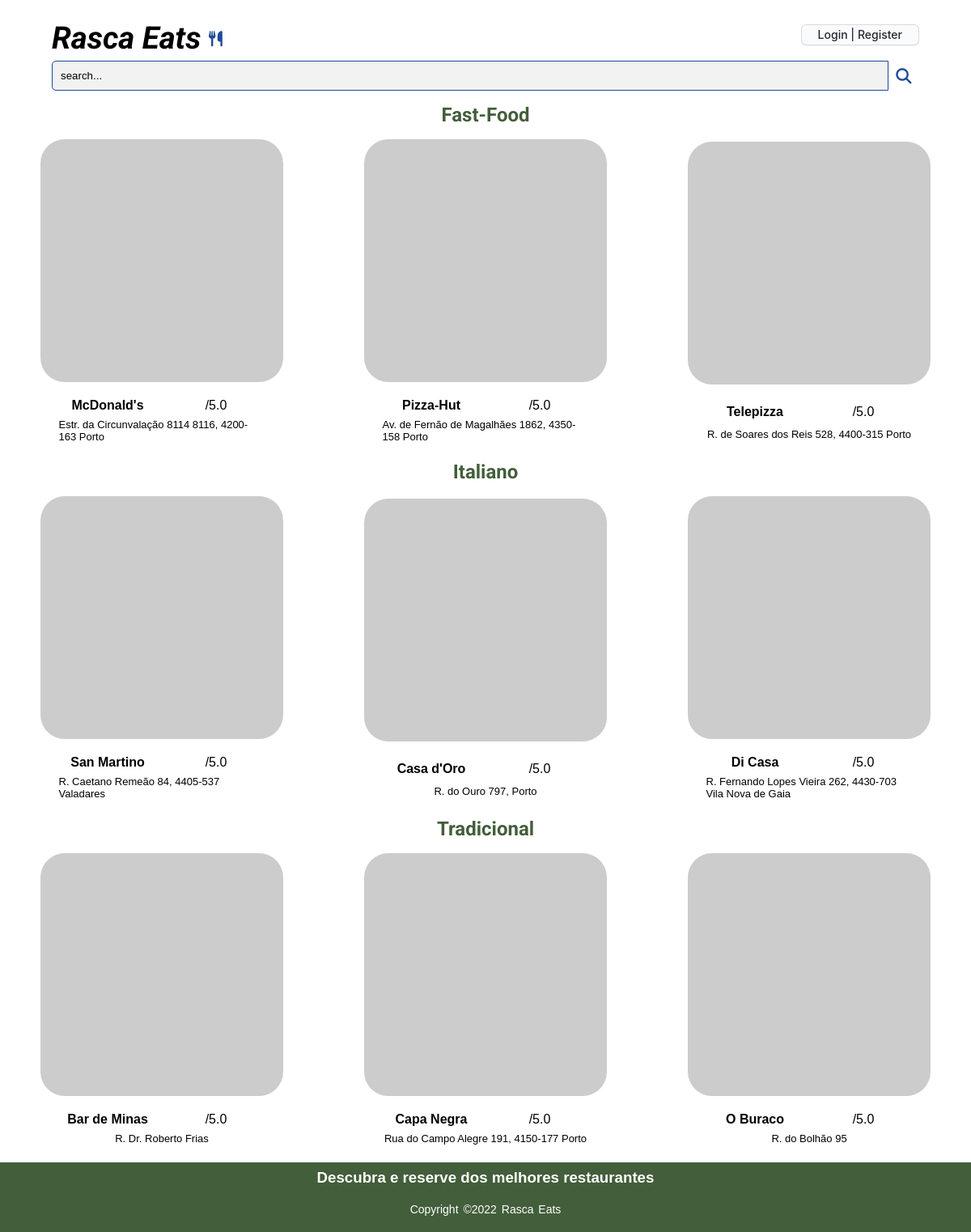
The page /frontpage.php on the database its author committed.
### tables this page shows
CREATE TABLE Restaurant(
    restaurantId integer PRIMARY KEY,
    restaurantName varchar NOT NULL,
    adress varchar NOT NULL,
    category varchar NOT NULL,
    phoneNumber integer NOT NULL,
    rating real,
    ownerId integer,
    CONSTRAINT fk_clientId FOREIGN KEY (ownerId)
        REFERENCES Client(clientId)
        ON DELETE CASCADE
        ON UPDATE CASCADE
);

### sql/restaurant.php (called while the page is built, shortened)
<?php
    class Restaurant {
        static function getRestaurantCategory($db, $category) {
            $stmt = $db->prepare('SELECT * FROM Restaurant WHERE category = ? limit 3');
            $stmt->execute(array($category));
            return $stmt->fetchAll();
        }
        static function getCategories($db){
            $stmt = $db->prepare('SELECT DISTINCT category FROM Restaurant ORDER BY category');
            $stmt->execute();
            return $stmt->fetchAll();
        }
    }
?>

### frontPage.php (the view, shortened to what this page needs)
<?php
    require_once('sql/connection.php');
    require_once('sql/restaurant.php');
    require_once('templates/common.php');
    $db = getDatabaseConnection();
    $db->setAttribute(PDO::ATTR_DEFAULT_FETCH_MODE, PDO::FETCH_ASSOC);
    $categories = Restaurant::getCategories($db);
?>
<!DOCTYPE html>
<html lang="en">
<head>
    <link rel="stylesheet" href="css/style.css">
</head>
<body>
<?php output_header() ?>
    <section id= "restaurants"><?php
        foreach($categories as $category){  ?>
            <section id = "category">
                <h2>
                <?php echo $category['category']?>
                </h2> <?php $restaurants = Restaurant::getRestaurantCategory($db, $category['category']);
                foreach($restaurants as $restaurant){ ?>
                    <article>
                        <a href="restaurant.php?id=<?php echo $restaurant['restaurantId']?>"><img src="https://picsum.photos/300/300?<?php echo $restaurant['restaurantName']?>" alt="Restaurant photo"></a>
                        <a href="restaurant.php?id=<?php echo $restaurant['restaurantId']?>"><p><?php echo $restaurant['restaurantName']?></p></a>
                        <p><?php echo $restaurant['rating']?>/5.0</p>
                        <p><?php echo $restaurant['adress']?></p>
                    </article>
        <?php   } ?>
            </section>
<?php   } ?>
    </section>
    <?php output_footer()  ?>
    </body>
</html>

### templates/common.php (shortened to what this page needs)
<?php function output_header(){ ?>
  <header>
        <h1><a href="frontPage.php">Rasca Eats</a></h1>
        <i class="fa-solid fa-utensils" id="utensils"></i>
        <div class = "l" id="loginForm">
            <?php
            if (isset($_SESSION['id'])){
                    drawLogoutForm($_SESSION['name'])?>
<?php            }
            else{ ?>
                    <div class="login">
                        <a href="login_register.php">Login | Register</a>
                    </div>
<?php       }
                ?>
        </div>
        <div class="search">
            <input type="text" id="searchrestaurant" class="searchInput" name="search" placeholder="search...">
            <i class="fa-solid fa-magnifying-glass" id="magnifyingGlass"></i>
        </div>
    </header>
<?php } ?>
<?php function output_footer(){ ?>
  <footer>
        <div class="footer-content">
            <h3>Descubra e reserve dos melhores restaurantes</h3>
        </div>
        <div class="footer-bottom">
            <p>copyright &copy;2022 Rasca Eats</p>
        </div>
    </footer>
<?php } ?>

### css/style.css (style rules this page uses)
* { margin: 0; padding: 0; font-family:sans-serif; }
header { padding: 1em; display: grid; grid-template-columns: 12em 3em auto; padding-top: 1.5em; padding-left: 4em; padding-right: 4em; }
header h1 { grid-column: 1; grid-row: 1/1; padding-bottom: 0.2em; }
#utensils { grid-column: 2; grid-row: 1; text-align: left; padding-top: 0.8em; font-size: larger; padding-left: 0.1em; color:rgb(32, 74, 150) }
header h1 a { text-decoration: none; color: black; font-family: 'Roboto', sans-serif; font-size: larger; font-style: italic; }
#loginForm { grid-column: 3; grid-row: 1; display: block; text-align: right; padding-top: 0.4em; }
#loginForm > .login > a, #loginForm > .login > a:visited { appearance: none; background-color: #FAFBFC; border: 1px solid rgba(27, 31, 35, 0.15); border-radius: 6px; box-shadow: rgba(27, 31, 35, 0.04) 0 1px 0, rgba(255, 255, 255, 0.25) 0 1px 0 inset; box-sizing: border-box; color: #24292E; cursor: pointer; display: inline-block; font-family: -apple-system, system-ui, "Segoe UI", Helvetica, Arial, sans-serif, "Apple Color Emoji", "Segoe UI Emoji"; font-size: 14px; font-weight: 500; line-height: 20px; list-style: none; padding: 2px 20px; position: relative; transition: background-color 0.2s cubic-bezier(0.3, 0, 0.5, 1); user-select: none; -webkit-user-select: none; touch-action: manipulation; vertical-align: middle; white-space: nowrap; word-wrap: break-word; text-decoration: none; padding-bottom: 0.1em; }
.search { width: 100%; display: inline-flex; grid-column-start: 1; grid-column-end: 4; }
.searchInput { flex-grow: 1; padding: 10px; outline: none; border: 1px solid rgb(32, 74, 150); border-radius: 5px 0 0 5px; background: rgb(242, 242, 242); }
.searchInput::placeholder { color:rgb(0, 0, 0) }
#magnifyingGlass { width: 2em; color: rgb(32, 74, 150); outline: none; border: none; display: flex; justify-content: center; border-radius: 0 5px 5px 0; padding-bottom: 0.1em; font-size: larger; padding-top: 0.5em; }
#restaurants { display: flex; flex-direction: column; }
#category { display: grid; grid-template-columns: 300px 300px 300px; justify-content: space-around; }
#category article { grid-row-start: 2; grid-row-end: 3; justify-items: center; align-items: center; display: grid; grid-template-columns: 1fr 1fr; padding: 1em; }
#category article:nth-child(2) { grid-column: 1/2; }
#category article:nth-child(3) { grid-column: 2/3; }
#category article:nth-child(4) { grid-column: 3/4; }
#category h2 { text-align: center; grid-column: 2/3; grid-row:1/2; color: #425e3a; font-family: 'Roboto', sans-serif; }
#category article a:nth-child(2), article.sr a:nth-child(2) { font-weight: bolder; grid-column-start: 1; grid-row-start: 2; padding-top: 1em; text-decoration: none; color: #000; }
#category article p:nth-child(3), article.sr p:nth-child(3) { grid-column-start: 2; grid-row-start: 2; padding-top: 1em; }
#category article p:nth-child(3)::after, article.sr p:nth-child(3)::after { content: ☆; color: yellow; }
#category article p:nth-child(4), article.sr p:nth-child(4) { padding:0.5em; grid-column: 1/3; grid-row-start: 3; font-weight: lighter; font-size: small; }
#category article a:nth-child(1), article.sr a:nth-child(1) { grid-column-start: 1; grid-column-end: 3; }
#category article img, article.sr img { border-radius: 10%; }
footer { background-color: #425e3a; font-family: 'Gill Sans', 'Gill Sans MT', Calibri, 'Trebuchet MS', sans-serif; padding-top: 0.5em; color: #fff; z-index: 3; }
.footer-content { display: flex; align-items: center; justify-content: center; flex-direction: column; }
.footer-content h3 { font-family: Verdana, Geneva, Tahoma, sans-serif; }
.footer-bottom { background: transparent; padding: 20px 0; text-align: center; }
.footer-bottom p { font-size: 14px; word-spacing: 2px; text-transform: capitalize; }

### rows shown on the page
restaurant: restaurantName "McDonald's", adress "Estr. da Circunvalação 8114 8116, 4200-163 Porto"
restaurant: restaurantName "Pizza-Hut", adress "Av. de Fernão de Magalhães 1862, 4350-158 Porto"
restaurant: restaurantName "Telepizza", adress "R. de Soares dos Reis 528, 4400-315 Porto"
restaurant: restaurantName "San Martino", adress "R. Caetano Remeão 84, 4405-537 Valadares"
restaurant: restaurantName "Casa d'Oro", adress "R. do Ouro 797, Porto"
restaurant: restaurantName "Di Casa", adress "R. Fernando Lopes Vieira 262, 4430-703 Vila Nova de Gaia"
restaurant: restaurantName "Bar de Minas", adress "R. Dr. Roberto Frias"
restaurant: restaurantName "Capa Negra", adress "Rua do Campo Alegre 191, 4150-177 Porto"
restaurant: restaurantName "O Buraco", adress "R. do Bolhão 95"

### other values the page prints
$category['category'] "Fast-Food"
$category['category'] "Italiano"
$category['category'] "Tradicional"
